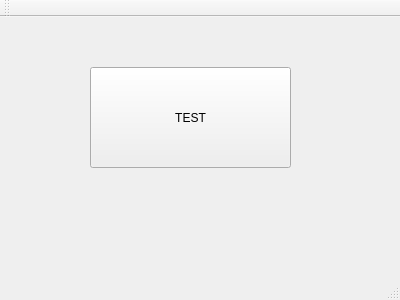
<?xml version="1.0" encoding="UTF-8"?>
<ui version="4.0">
 <class>MainWindow</class>
 <widget class="QMainWindow" name="MainWindow">
  <property name="geometry">
   <rect>
    <x>0</x>
    <y>0</y>
    <width>400</width>
    <height>300</height>
   </rect>
  </property>
  <property name="windowTitle">
   <string>MainWindow</string>
  </property>
  <widget class="QWidget" name="centralWidget">
   <widget class="QPushButton" name="pushButton">
    <property name="geometry">
     <rect>
      <x>90</x>
      <y>50</y>
      <width>201</width>
      <height>101</height>
     </rect>
    </property>
    <property name="text">
     <string>TEST</string>
    </property>
   </widget>
  </widget>
  <widget class="QMenuBar" name="menuBar">
   <property name="geometry">
    <rect>
     <x>0</x>
     <y>0</y>
     <width>400</width>
     <height>25</height>
    </rect>
   </property>
  </widget>
  <widget class="QToolBar" name="mainToolBar">
   <attribute name="toolBarArea">
    <enum>TopToolBarArea</enum>
   </attribute>
   <attribute name="toolBarBreak">
    <bool>false</bool>
   </attribute>
  </widget>
  <widget class="QStatusBar" name="statusBar"/>
 </widget>
 <layoutdefault spacing="6" margin="11"/>
 <resources/>
 <connections/>
</ui>
